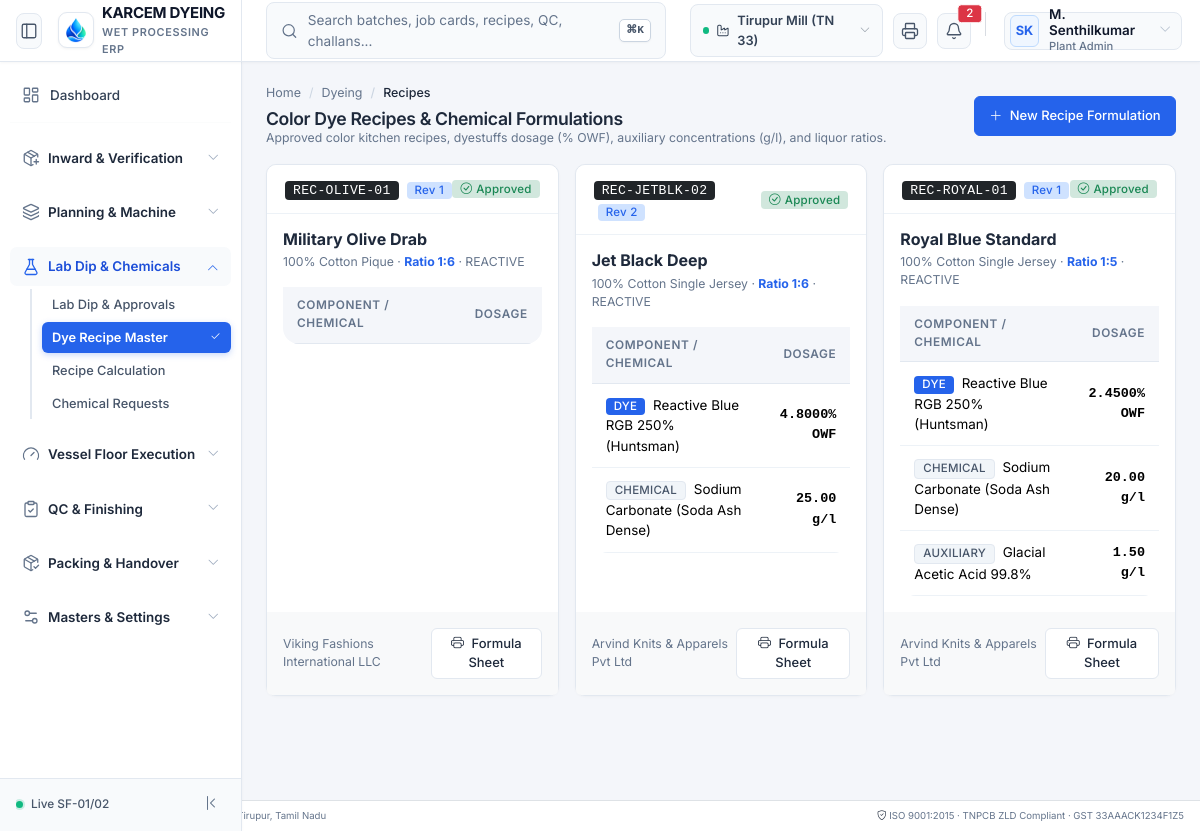
/modules/dyeing/views/recipes.php, run on the app's committed database.
### tables this page shows
CREATE TABLE IF NOT EXISTS dye_recipes (
    id BIGINT UNSIGNED AUTO_INCREMENT PRIMARY KEY,
    company_id BIGINT UNSIGNED NOT NULL,
    recipe_code VARCHAR(64) NOT NULL,
    shade_name VARCHAR(100) NOT NULL,
    customer_id BIGINT UNSIGNED NULL,
    fabric_composition VARCHAR(100) NOT NULL,
    liquor_ratio VARCHAR(20) NOT NULL DEFAULT '1:6',
    dye_class ENUM('reactive', 'disperse', 'vat', 'pigment', 'direct') NOT NULL DEFAULT 'reactive',
    revision_no INT NOT NULL DEFAULT 1,
    is_approved TINYINT(1) NOT NULL DEFAULT 1,
    approved_by BIGINT UNSIGNED NULL,
    created_at DATETIME NOT NULL DEFAULT CURRENT_TIMESTAMP,
    INDEX (company_id),
    INDEX (recipe_code)
);

CREATE TABLE IF NOT EXISTS customers (
    id BIGINT UNSIGNED AUTO_INCREMENT PRIMARY KEY,
    company_id BIGINT UNSIGNED NOT NULL,
    code VARCHAR(32) NOT NULL,
    name VARCHAR(150) NOT NULL,
    category ENUM('export', 'domestic', 'jobwork') NOT NULL DEFAULT 'domestic',
    gstin VARCHAR(15) NULL,
    pan VARCHAR(10) NULL,
    contact_person VARCHAR(100) NULL,
    phone VARCHAR(30) NULL,
    email VARCHAR(100) NULL,
    billing_address TEXT NOT NULL,
    shipping_address TEXT NULL,
    city VARCHAR(100) NOT NULL,
    state VARCHAR(100) NOT NULL DEFAULT 'Tamil Nadu',
    state_code VARCHAR(2) NOT NULL DEFAULT '33',
    pincode VARCHAR(10) NOT NULL,
    currency VARCHAR(3) NOT NULL DEFAULT 'INR',
    credit_limit DECIMAL(18,2) NOT NULL DEFAULT 0.00,
    credit_days INT NOT NULL DEFAULT 30,
    current_balance DECIMAL(18,2) NOT NULL DEFAULT 0.00,
    payment_terms VARCHAR(100) DEFAULT 'Net 30',
    status ENUM('active', 'inactive', 'on_hold') NOT NULL DEFAULT 'active',
    created_at DATETIME NOT NULL DEFAULT CURRENT_TIMESTAMP,
    INDEX (company_id),
    INDEX (code)
);

CREATE TABLE IF NOT EXISTS dye_recipe_items (
    id BIGINT UNSIGNED AUTO_INCREMENT PRIMARY KEY,
    dye_recipe_id BIGINT UNSIGNED NOT NULL,
    chemical_product_id BIGINT UNSIGNED NOT NULL,
    item_type ENUM('dye', 'chemical', 'auxiliary') NOT NULL,
    dosage_percentage DECIMAL(8,4) NULL,  
    dosage_grams_per_litre DECIMAL(8,2) NULL,  
    process_stage ENUM('scouring_bleaching', 'dyeing', 'washing', 'soaping', 'fixing', 'softening') NOT NULL,
    CONSTRAINT fk_recipe_items_header FOREIGN KEY (dye_recipe_id) REFERENCES dye_recipes(id) ON DELETE CASCADE
);

CREATE TABLE IF NOT EXISTS products (
    id BIGINT UNSIGNED AUTO_INCREMENT PRIMARY KEY,
    company_id BIGINT UNSIGNED NOT NULL,
    sku VARCHAR(64) NOT NULL,
    name VARCHAR(200) NOT NULL,
    category ENUM('cotton_fibre', 'yarn', 'grey_fabric', 'dyed_fabric', 'finished_fabric', 'garment', 'dyes_chemical', 'trims', 'consumable') NOT NULL,
    sub_category VARCHAR(100) NULL,
    base_uom_id BIGINT UNSIGNED NOT NULL,
    tax_code_id BIGINT UNSIGNED NULL,
    hsn_sac VARCHAR(16) NOT NULL,
    standard_cost DECIMAL(18,4) NOT NULL DEFAULT 0.0000,
    standard_price DECIMAL(18,4) NOT NULL DEFAULT 0.0000,
     
    yarn_count VARCHAR(32) NULL,  
    fabric_composition VARCHAR(100) NULL,  
    fabric_gsm INT NULL,  
    fabric_width_inches INT NULL,  
    fabric_construction VARCHAR(64) NULL,  
    shade_family VARCHAR(64) NULL,  
    reorder_level DECIMAL(14,2) NOT NULL DEFAULT 0.00,
    current_stock DECIMAL(18,4) NOT NULL DEFAULT 0.0000,
    is_active TINYINT(1) NOT NULL DEFAULT 1,
    created_at DATETIME NOT NULL DEFAULT CURRENT_TIMESTAMP,
    INDEX (company_id),
    INDEX (sku),
    INDEX (category)
);

### core/Support/Url.php (called while the page is built, shortened)
<?php
class Url {
    private static ?string $base = null;
    public static function base(): string {
        if (self::$base !== null) {
            return self::$base;
        }
        $appUrl = Env::get('APP_URL');
        if (!empty($appUrl)) {
            $parsed = parse_url($appUrl, PHP_URL_PATH);
            self::$base = rtrim($parsed ?: '', '/');
            return self::$base;
        }
        $script = $_SERVER['SCRIPT_NAME'] ?? '';
        $dir = dirname($script);
        self::$base = ($dir === '/' || $dir === '\\') ? '' : rtrim(str_replace('\\', '/', $dir), '/');
        return self::$base;
    }
    public static function to(string $path = ''): string {
        $base = self::base();
        $path = '/' . ltrim($path, '/');
        if ($base !== '' && ($path === $base || str_starts_with($path, $base . '/'))) {
            return $path;
        }
        return $base . $path;
    }
}

### core/Support/Env.php (called while the page is built, shortened)
<?php
class Env {
    private static ?array $data = null;
    public static function load(string $filePath): void {
        if (!file_exists($filePath)) {
            return;
        }
        self::$data = [];
    }
    public static function get(string $key, mixed $default = null): mixed {
        return self::$data[$key] ?? getenv($key) ?? $default;
    }
}

### config/database.php (called while the page is built, shortened)
<?php
require_once __DIR__ . '/../core/Support/Env.php';
return [
    'driver'    => 'mysql',
    'host'      => Env::get('DB_HOST', '127.0.0.1'),
    'port'      => (int)Env::get('DB_PORT', 3306),
    'database'  => Env::get('DB_DATABASE', 'textile_erp'),
    'username'  => Env::get('DB_USERNAME', 'root'),
    'password'  => Env::get('DB_PASSWORD', ''),
    'charset'   => 'utf8mb4',
    'collation' => 'utf8mb4_unicode_ci',
    'options'   => [
        PDO::ATTR_ERRMODE            => PDO::ERRMODE_EXCEPTION,
        PDO::ATTR_DEFAULT_FETCH_MODE => PDO::FETCH_ASSOC,
        PDO::ATTR_EMULATE_PREPARES   => false,
    ]
];

### core/Database/Database.php (called while the page is built, shortened)
<?php
class Database {
    private static ?PDO $pdo = null;
    public static function getConnection(): PDO {
        if (self::$pdo === null) {
            $config = require dirname(__DIR__, 2) . '/config/database.php';
            $dsn = "mysql:host={$config['host']};port={$config['port']};dbname={$config['database']};charset={$config['charset']}";
            try {
                self::$pdo = new PDO($dsn, $config['username'], $config['password'], $config['options']);
            } catch (Exception $e) {
                throw new Exception("Database Connection Failed: " . $e->getMessage());
            }
        }
        return self::$pdo;
    }
    public static function fetchAll(string $sql, array $params = []): array {
        $stmt = self::getConnection()->prepare($sql);
        $stmt->execute($params);
        return $stmt->fetchAll();
    }
}

### modules/dyeing/views/recipes.php (the view, shortened to what this page needs)
<?php
require_once dirname(__DIR__, 3) . '/includes/header.php';
require_once dirname(__DIR__, 3) . '/includes/sidebar.php';
$recipes = Database::fetchAll("SELECT r.*, c.name as customer_name FROM dye_recipes r LEFT JOIN customers c ON r.customer_id = c.id ORDER BY r.id DESC");
?>
<main class="cz-main">
  <div class="cz-content p-4">
    <div class="d-flex flex-wrap justify-content-between align-items-center mb-3 gap-2">
      <div>
        <nav aria-label="breadcrumb">
          <ol class="breadcrumb mb-1 small">
            <li class="breadcrumb-item"><a href="<?= Url::to('/dashboard') ?>">Home</a></li>
            <li class="breadcrumb-item"><a href="<?= Url::to('/dyeing') ?>">Dyeing</a></li>
            <li class="breadcrumb-item active">Recipes</li>
          </ol>
        </nav>
        <h1 class="h4 fw-bold text-dark mb-0">Color Dye Recipes & Chemical Formulations</h1>
        <p class="text-secondary small mb-0">Approved color kitchen recipes, dyestuffs dosage (% OWF), auxiliary concentrations (g/l), and liquor ratios.</p>
      </div>
      <div class="d-flex gap-2">
        <button class="btn btn-dark" data-bs-toggle="modal" data-bs-target="#newRecipeModal">
          <i class="bi bi-plus-lg me-1"></i> New Recipe Formulation
        </button>
      </div>
    </div>
    <div class="row g-3">
      <?php foreach ($recipes as $r): ?>
        <?php
          $items = Database::fetchAll("SELECT ri.*, p.name as chem_name FROM dye_recipe_items ri JOIN products p ON ri.chemical_product_id = p.id WHERE ri.dye_recipe_id = ?", [$r['id']]);
        ?>
        <div class="col-md-6 col-lg-4">
          <div class="card h-100 shadow-sm border-0">
            <div class="card-header bg-white border-bottom p-3 d-flex justify-content-between align-items-center">
              <div>
                <span class="badge bg-dark font-monospace"><?= htmlspecialchars($r['recipe_code']) ?></span>
                <span class="badge bg-primary-subtle text-primary ms-1">Rev <?= $r['revision_no'] ?></span>
              </div>
              <span class="badge bg-success-subtle text-success"><i class="bi bi-check-circle me-1"></i>Approved</span>
            </div>
            <div class="card-body p-3">
              <h5 class="fw-bold text-dark mb-1"><?= htmlspecialchars($r['shade_name']) ?></h5>
              <div class="small text-secondary mb-3">
                <span><?= htmlspecialchars($r['fabric_composition']) ?></span> ·
                <span class="fw-bold text-primary">Ratio <?= htmlspecialchars($r['liquor_ratio']) ?></span> ·
                <span class="text-uppercase"><?= htmlspecialchars($r['dye_class']) ?></span>
              </div>
              <div class="table-responsive">
                <table class="table table-sm table-borderless small mb-0">
                  <thead class="table-light">
                    <tr>
                      <th>Component / Chemical</th>
                      <th class="text-end">Dosage</th>
                    </tr>
                  </thead>
                  <tbody>
                    <?php foreach ($items as $it): ?>
                      <tr>
                        <td>
                          <span class="badge bg-<?= $it['item_type'] === 'dye' ? 'primary' : 'secondary' ?> me-1" style="font-size: 0.65rem;">
                            <?= strtoupper($it['item_type']) ?>
                          </span>
                          <?= htmlspecialchars($it['chem_name']) ?>
                        </td>
                        <td class="text-end fw-bold font-monospace">
                          <?= $it['dosage_percentage'] !== null ? $it['dosage_percentage'] . '% OWF' : $it['dosage_grams_per_litre'] . ' g/l' ?>
                        </td>
                      </tr>
                    <?php endforeach; ?>
                  </tbody>
                </table>
              </div>
            </div>
            <div class="card-footer bg-light border-0 p-3 d-flex justify-content-between align-items-center">
              <span class="small text-muted"><?= htmlspecialchars($r['customer_name'] ?? 'General Palette') ?></span>
              <a href="<?= Url::to('/print/batch-card?id=1') ?>" target="_blank" class="btn btn-sm btn-outline-secondary">
                <i class="bi bi-printer me-1"></i> Formula Sheet
              </a>
            </div>
          </div>
        </div>
      <?php endforeach; ?>
    </div>
  </div>
</main>
<?php
require_once dirname(__DIR__, 3) . '/includes/footer.php';

### assets/css/my-page-ui.css (style rules this page uses)
:root { --primary-blue: #0d6efd; --primary-soft: #e7f1ff; --success-green: #198754; --success-soft: #e8f5e9; --warning-yellow: #ffc107; --warning-soft: #fff9e6; --danger-red: #dc3545; --danger-soft: #ffebee; --gray-soft: #f8f9fa; --text-main: #212529; --text-muted: #6c757d; }

### data on the page
dye_recipes: recipe_code "REC-OLIVE-01", revision_no "1", shade_name "Military Olive Drab", fabric_composition "100% Cotton Pique", liquor_ratio "1:6", dye_class "REACTIVE", customer.name "Viking Fashions International LLC"
dye_recipes: recipe_code "REC-JETBLK-02", revision_no "2", shade_name "Jet Black Deep", fabric_composition "100% Cotton Single Jersey", liquor_ratio "1:6", dye_class "REACTIVE", customer.name "Arvind Knits & Apparels Pvt Ltd"
dye_recipe_items: item_type "DYE", products.name "Reactive Blue RGB 250% (Huntsman)", dosage_percentage "4.8000"
dye_recipe_items: item_type "CHEMICAL", products.name "Sodium Carbonate (Soda Ash Dense)", dosage_grams_per_litre "25.00"
dye_recipes: recipe_code "REC-ROYAL-01", revision_no "1", shade_name "Royal Blue Standard", fabric_composition "100% Cotton Single Jersey", liquor_ratio "1:5", dye_class "REACTIVE", customer.name "Arvind Knits & Apparels Pvt Ltd"
dye_recipe_items: item_type "DYE", products.name "Reactive Blue RGB 250% (Huntsman)", dosage_percentage "2.4500"
dye_recipe_items: item_type "CHEMICAL", products.name "Sodium Carbonate (Soda Ash Dense)", dosage_grams_per_litre "20.00"
dye_recipe_items: item_type "AUXILIARY", products.name "Glacial Acetic Acid 99.8%", dosage_grams_per_litre "1.50"

### other printed values
$_SESSION['active_branch_name'] "Tirupur Mill (TN 33)"
$currentUser['initials'] "SK"
$currentUser['full_name'] "M. Senthilkumar"
$grp['title'] "Inward & Verification"
$grp['title'] "Planning & Machine"
$grp['title'] "Lab Dip & Chemicals"
$item['label'] "Lab Dip & Approvals"
$item['label'] "Dye Recipe Master"
$item['label'] "Recipe Calculation"
$item['label'] "Chemical Requests"
$grp['title'] "Vessel Floor Execution"
$grp['title'] "QC & Finishing"
$grp['title'] "Packing & Handover"
$grp['title'] "Masters & Settings"
